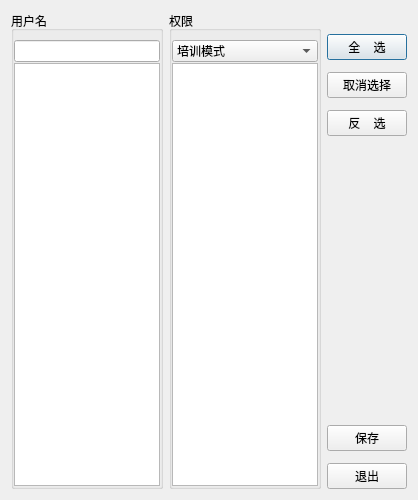
<?xml version="1.0" encoding="UTF-8"?>
<ui version="4.0">
 <class>CPrivilegeMananger</class>
 <widget class="QDialog" name="CPrivilegeMananger">
  <property name="geometry">
   <rect>
    <x>0</x>
    <y>0</y>
    <width>418</width>
    <height>500</height>
   </rect>
  </property>
  <property name="windowTitle">
   <string>用户权限配置</string>
  </property>
  <layout class="QHBoxLayout" name="horizontalLayout">
   <item>
    <widget class="QGroupBox" name="groupBox">
     <property name="title">
      <string>用户名</string>
     </property>
     <property name="flat">
      <bool>false</bool>
     </property>
     <layout class="QVBoxLayout" name="verticalLayout_4">
      <property name="leftMargin">
       <number>0</number>
      </property>
      <property name="topMargin">
       <number>9</number>
      </property>
      <property name="rightMargin">
       <number>0</number>
      </property>
      <property name="bottomMargin">
       <number>0</number>
      </property>
      <item>
       <layout class="QVBoxLayout" name="verticalLayout_2">
        <property name="spacing">
         <number>1</number>
        </property>
        <item>
         <widget class="QLineEdit" name="editName"/>
        </item>
        <item>
         <widget class="QListView" name="listUser">
          <property name="editTriggers">
           <set>QAbstractItemView::NoEditTriggers</set>
          </property>
          <property name="selectionBehavior">
           <enum>QAbstractItemView::SelectItems</enum>
          </property>
         </widget>
        </item>
       </layout>
      </item>
     </layout>
    </widget>
   </item>
   <item>
    <widget class="QGroupBox" name="groupBox_2">
     <property name="title">
      <string>权限</string>
     </property>
     <layout class="QVBoxLayout" name="verticalLayout_5">
      <property name="leftMargin">
       <number>0</number>
      </property>
      <property name="rightMargin">
       <number>0</number>
      </property>
      <property name="bottomMargin">
       <number>0</number>
      </property>
      <item>
       <layout class="QVBoxLayout" name="verticalLayout">
        <property name="spacing">
         <number>1</number>
        </property>
        <item>
         <widget class="QComboBox" name="comboMode">
          <item>
           <property name="text">
            <string>培训模式</string>
           </property>
          </item>
          <item>
           <property name="text">
            <string>考试模式</string>
           </property>
          </item>
         </widget>
        </item>
        <item>
         <widget class="QListWidget" name="listPrivilege"/>
        </item>
       </layout>
      </item>
     </layout>
    </widget>
   </item>
   <item>
    <layout class="QVBoxLayout" name="verticalLayout_3">
     <property name="spacing">
      <number>12</number>
     </property>
     <property name="topMargin">
      <number>23</number>
     </property>
     <item>
      <widget class="QPushButton" name="buttonSelectAll">
       <property name="text">
        <string>全    选</string>
       </property>
      </widget>
     </item>
     <item>
      <widget class="QPushButton" name="buttonSelectOff">
       <property name="text">
        <string>取消选择</string>
       </property>
      </widget>
     </item>
     <item>
      <widget class="QPushButton" name="buttonSelectInvert">
       <property name="text">
        <string>反    选</string>
       </property>
      </widget>
     </item>
     <item>
      <spacer name="verticalSpacer">
       <property name="orientation">
        <enum>Qt::Vertical</enum>
       </property>
       <property name="sizeHint" stdset="0">
        <size>
         <width>20</width>
         <height>40</height>
        </size>
       </property>
      </spacer>
     </item>
     <item>
      <widget class="QPushButton" name="buttonSave">
       <property name="text">
        <string>保存</string>
       </property>
      </widget>
     </item>
     <item>
      <widget class="QPushButton" name="buttonExit">
       <property name="text">
        <string>退出</string>
       </property>
      </widget>
     </item>
    </layout>
   </item>
  </layout>
 </widget>
 <resources/>
 <connections/>
</ui>
